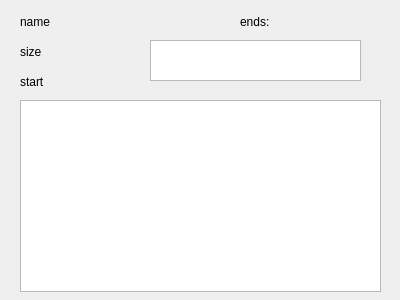
<?xml version="1.0" encoding="UTF-8"?>
<ui version="4.0">
 <class>tableForGragh</class>
 <widget class="QWidget" name="tableForGragh">
  <property name="geometry">
   <rect>
    <x>0</x>
    <y>0</y>
    <width>400</width>
    <height>300</height>
   </rect>
  </property>
  <property name="windowTitle">
   <string>Form</string>
  </property>
  <widget class="QLabel" name="label_name">
   <property name="geometry">
    <rect>
     <x>20</x>
     <y>10</y>
     <width>201</width>
     <height>24</height>
    </rect>
   </property>
   <property name="text">
    <string>name</string>
   </property>
  </widget>
  <widget class="QLabel" name="label_size">
   <property name="geometry">
    <rect>
     <x>20</x>
     <y>40</y>
     <width>76</width>
     <height>24</height>
    </rect>
   </property>
   <property name="text">
    <string>size</string>
   </property>
  </widget>
  <widget class="QLabel" name="label_start">
   <property name="geometry">
    <rect>
     <x>20</x>
     <y>70</y>
     <width>76</width>
     <height>24</height>
    </rect>
   </property>
   <property name="text">
    <string>start</string>
   </property>
  </widget>
  <widget class="QLabel" name="label_end">
   <property name="geometry">
    <rect>
     <x>240</x>
     <y>10</y>
     <width>101</width>
     <height>24</height>
    </rect>
   </property>
   <property name="text">
    <string>ends:</string>
   </property>
  </widget>
  <widget class="QTextBrowser" name="textBrowser_ends">
   <property name="geometry">
    <rect>
     <x>150</x>
     <y>40</y>
     <width>211</width>
     <height>41</height>
    </rect>
   </property>
  </widget>
  <widget class="QTableWidget" name="tableWidget">
   <property name="geometry">
    <rect>
     <x>20</x>
     <y>100</y>
     <width>361</width>
     <height>192</height>
    </rect>
   </property>
  </widget>
 </widget>
 <resources/>
 <connections/>
</ui>
